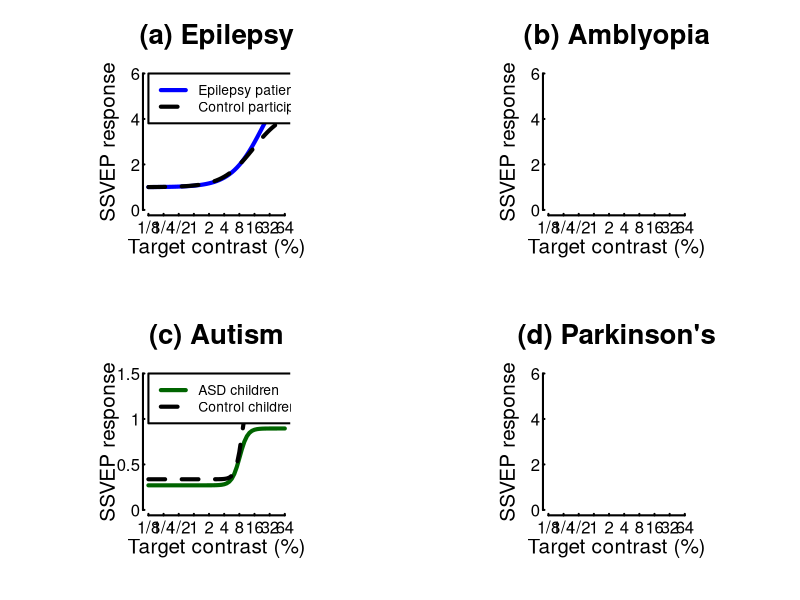

Write the R code that produced this figure.
## ---- chunk 1

pdf('Figures/clinicalplot.pdf',width=12,height=10)
par(mfrow=c(2,2))

finecontrastsdB <- seq(-18,36,1)
finecontrasts <- 10^(finecontrastsdB/20)
ticklocsx <- seq(-18,36,6)
ticklabelsx <- c('1/8','1/4','1/2',1,2,4,8,16,32,64)


# fits to data from Tsai et al. (2011)
epilepsyparams <- matrix(0,nrow=2,ncol=4)
epilepsyparams[1,] <- c(3.4,0.15,1.4,1)  # controls
epilepsyparams[2,] <- c(5.3,0.23,1.4,1)  # patients

respEPIcontrols <- epilepsyparams[1,1] * ((finecontrasts/100)^epilepsyparams[1,3]/(epilepsyparams[1,2]^epilepsyparams[1,3] + (finecontrasts/100)^epilepsyparams[1,3])) + epilepsyparams[1,4]

respEPIpatients <- epilepsyparams[2,1] * ((finecontrasts/100)^epilepsyparams[2,3]/(epilepsyparams[2,2]^epilepsyparams[2,3] + (finecontrasts/100)^epilepsyparams[2,3])) + epilepsyparams[2,4]

ticklocsy <- seq(0,6,2)
ticklabelsy <- ticklocsy

par(pty="s")  # make axis square
plot(x=NULL,y=NULL,axes=FALSE, ann=FALSE, xlim=c(-18,36), ylim=c(0,6))   
axis(1, at=ticklocsx, tck=0.01, lab=F, lwd=2)     # plot tick marks (no labels)
axis(2, at=ticklocsy, tck=0.01, lab=F, lwd=2)
mtext(text = ticklabelsx, side = 1, at=ticklocsx, line=0.3)     
mtext(text = ticklabelsy, side = 2, at=ticklocsy, line=0.2, las=1)
title(xlab="Target contrast (%)", col.lab=rgb(0,0,0), line=1.5, cex.lab=1.5)   
title(ylab="SSVEP response", col.lab=rgb(0,0,0), line=1.5, cex.lab=1.5)
title(main='(a) Epilepsy',cex.main=2)

lines(finecontrastsdB,respEPIpatients,lwd=4,col='blue')
lines(finecontrastsdB,respEPIcontrols,lwd=4,lty=2,col='black')

legend(-18,6,c('Epilepsy patients','Control participants'),lwd=4,lty=c(1,2),col=c('blue','black'),box.lwd=2)


ticklocsy <- seq(0,6,2)
ticklabelsy <- ticklocsy

par(pty="s")  # make axis square
plot(x=NULL,y=NULL,axes=FALSE, ann=FALSE, xlim=c(-18,36), ylim=c(0,6))   
axis(1, at=ticklocsx, tck=0.01, lab=F, lwd=2)     # plot tick marks (no labels)
axis(2, at=ticklocsy, tck=0.01, lab=F, lwd=2)
mtext(text = ticklabelsx, side = 1, at=ticklocsx, line=0.3)     
mtext(text = ticklabelsy, side = 2, at=ticklocsy, line=0.2, las=1)
title(xlab="Target contrast (%)", col.lab=rgb(0,0,0), line=1.5, cex.lab=1.5)   
title(ylab="SSVEP response", col.lab=rgb(0,0,0), line=1.5, cex.lab=1.5)
title(main='(b) Amblyopia',cex.main=2)


# fits to data from Vilidaite et al (2018)
autismparams <- matrix(0,nrow=2,ncol=4)
autismparams[1,] <- c(0.6253,0.2701,125550,5.6199)  # ASD group
autismparams[2,] <- c(1.0131,0.3369,3589900,6.8622) # control group

respASD <- (autismparams[1,1]*(finecontrasts^autismparams[1,4])/(autismparams[1,3] + finecontrasts^autismparams[1,4])) + autismparams[1,2]
respCON <- (autismparams[2,1]*(finecontrasts^autismparams[2,4])/(autismparams[2,3] + finecontrasts^autismparams[2,4])) + autismparams[2,2]

ticklocsy <- seq(0,1.5,0.5)
ticklabelsy <- ticklocsy

par(pty="s")  # make axis square
plot(x=NULL,y=NULL,axes=FALSE, ann=FALSE, xlim=c(-18,36), ylim=c(0,1.5))   
axis(1, at=ticklocsx, tck=0.01, lab=F, lwd=2)     # plot tick marks (no labels)
axis(2, at=ticklocsy, tck=0.01, lab=F, lwd=2)
mtext(text = ticklabelsx, side = 1, at=ticklocsx, line=0.3)     
mtext(text = ticklabelsy, side = 2, at=ticklocsy, line=0.2, las=1)
title(xlab="Target contrast (%)", col.lab=rgb(0,0,0), line=1.5, cex.lab=1.5)   
title(ylab="SSVEP response", col.lab=rgb(0,0,0), line=1.5, cex.lab=1.5)
title(main='(c) Autism',cex.main=2)

lines(finecontrastsdB,respASD,lwd=4,col='darkgreen')
lines(finecontrastsdB,respCON,lwd=4,lty=2,col='black')

legend(-18,1.5,c('ASD children','Control children'),lwd=4,lty=c(1,2),col=c('darkgreen','black'),box.lwd=2)


ticklocsy <- seq(0,6,2)
ticklabelsy <- ticklocsy

par(pty="s")  # make axis square
plot(x=NULL,y=NULL,axes=FALSE, ann=FALSE, xlim=c(-18,36), ylim=c(0,6))   
axis(1, at=ticklocsx, tck=0.01, lab=F, lwd=2)     # plot tick marks (no labels)
axis(2, at=ticklocsy, tck=0.01, lab=F, lwd=2)
mtext(text = ticklabelsx, side = 1, at=ticklocsx, line=0.3)     
mtext(text = ticklabelsy, side = 2, at=ticklocsy, line=0.2, las=1)
title(xlab="Target contrast (%)", col.lab=rgb(0,0,0), line=1.5, cex.lab=1.5)   
title(ylab="SSVEP response", col.lab=rgb(0,0,0), line=1.5, cex.lab=1.5)
title(main="(d) Parkinson's",cex.main=2)



dev.off()

